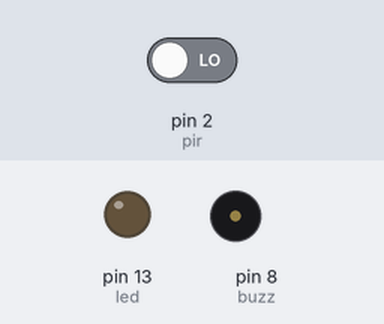
This sketch was run on a simulated Arduino Uno, built with avr-gcc and run on an emulated ATmega328P. On the bench: output pins drawn as LEDs (lit = HIGH), buzzer (waves = sounding). Inputs (shaded band) come from the test bench; at power-on: pin 2 (pir) LOW.

Above: at 1.2 s.
1.3 s: pin 2 (pir) driven HIGH
At 1.9 s:
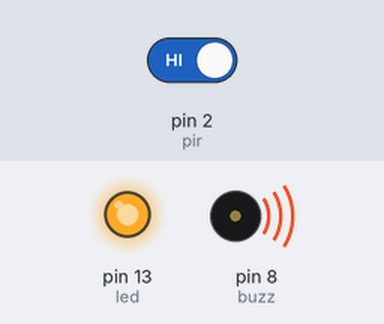
2.8 s: pin 2 (pir) driven LOW
At 4.2 s:
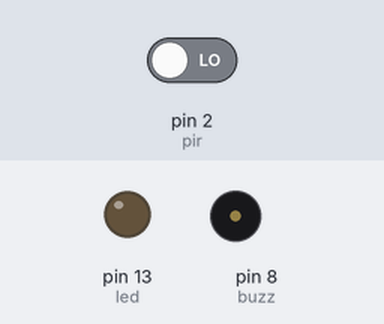
Timing chart, 0 to 5.8 s (numbered marks = the images above; inputs shaded):
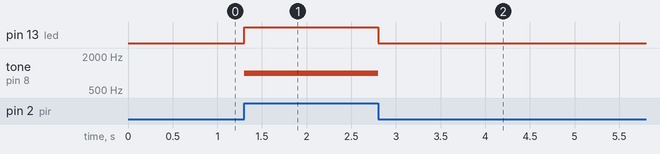

Measured:
- after the input at 1.3 s, pin 13 (led): LOW → HIGH at once; tone on pin 8 (buzz): silent → 1000 Hz at once
- after the input at 2.8 s, pin 13 (led): HIGH → LOW at once; tone on pin 8 (buzz): 1000 Hz → silent at once

The sketch:

sectionb_project1.ino
```cpp
int pir = 2;
int led = 13;
int buzz = 8;

void setup()
{
  pinMode(pir, INPUT);
  pinMode(led, OUTPUT);
  pinMode(buzz, OUTPUT);
}

void loop()
{
  int motion = digitalRead(pir);

  if (motion == HIGH)
  {
    digitalWrite(led, HIGH);
    tone(buzz, 1000);
  }
  else
  {
    digitalWrite(led, LOW);
    noTone(buzz);
  }
}
```
